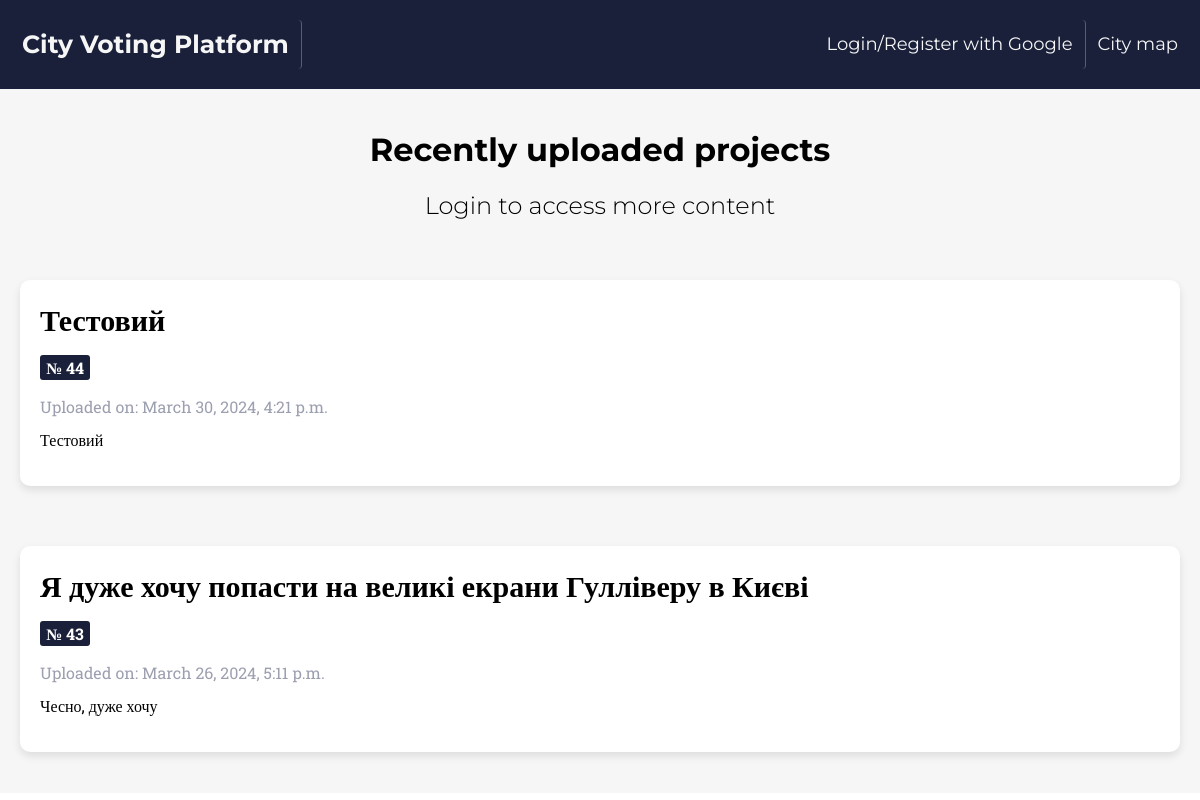
The page / on the database its author committed.
### voting/models.py (models this page shows, shortened)
class Project(models.Model):
    name = models.CharField(max_length=200)
    description = models.TextField()
    pub_date = models.DateTimeField(default=timezone.now)

### homepage/views.py (the view)
# urls.py: path('', views.home, name='home'),
def home(request):
    projects = Project.objects.order_by('-pub_date')[:5]
    return render(request, "homepage/projects.html", {'projects': projects})

### templates/homepage/projects.html (shortened to what this page needs)
{% extends 'homepage/homepage.html' %}
{% load static %}
{% block content %}
<!DOCTYPE html>
<html lang="en">
<head>
    <link rel="stylesheet" href="{% static 'css/projects_style.css' %}">
</head>
<body>
    <div class="project-container">
        <header class="project-header">
            <h1>Recently uploaded projects</h1>
            {% if not user.is_authenticated %}
            <h2 class="project-disclaimer">Login to access more content</h2>
            {% endif %}
        </header>
        {% if projects %}
            {% for project in projects %}
                <div class="project-content">
                    <div class="project-card">
                    {% if not user.is_authenticated %}
                        <h2 class="project-card-title not-authenticated">{{ project.name }}</h2>
                    {% else %}
                        <h2 class="project-card-title authenticated" onclick="redirectToDetailPage({{ project.id }})">{{ project.name }}</h2>
                    {% endif %}
                        <div class="project-metadata">
                            <p class="project-id">№ {{ project.id }}</p>
                            <p class="project-upload-date">Uploaded on: {{ project.pub_date }}</p>
                        </div>
                        <div class="project-card-text-container">
                            <p class="project-card-text">{{ project.description }}</p>
                        </div>
                    </div>
                </div>
            {% endfor %}
        {% else %}
            <div class="no-projects">No projects available :(</div>
        {% endif %}
    </div>
</body>
</html>
{% endblock %}

### static/css/homepage_style.css (style rules this page uses)
body { margin: 0; }

### static/css/projects_style.css (style rules this page uses)
.project-container { font-family: 'Montserrat', sans-serif; background-color: #f6f6f7; margin: 0; padding: 0; min-height: 88vh; }
.project-header { background-color: #f6f6f7; color: black; text-align: center; padding: 20px 0; }
.project-disclaimer { font-weight: 300; font-size: 24px; }
.project-content { max-width: 2000px; margin: 0 auto; padding: 20px; display: flex; flex-wrap: wrap; justify-content: space-between; }
.project-card { background-color: #ffffff; border-radius: 10px; box-shadow: 0 4px 8px rgba(0, 0, 0, 0.1); margin-bottom: 20px; padding: 20px; width: 48%; flex-grow: 1; }
.project-card-text-container { font-family: 'Roboto Slab', serif; }
.project-card-text { color: black; word-wrap: break-word; overflow: hidden; max-height: 110px; transition: max-height 0.3s ease; margin-top: 5px; }
.project-card-title { font-family: 'Roboto Slab', serif; font-weight: 600; font-size: 30px; margin-bottom: 10px; word-wrap: break-word; display: inline; }
.project-card-title.not-authenticated { cursor: default; }
.project-metadata { font-family: 'Roboto Slab', serif; }
.project-id { font-weight: bold; color: white; margin-right: 10px; margin-bottom: 15px; display: inline-block; padding: 2px 6px; background-color: #1a2039; border-radius: 3px; }
.project-upload-date { font-weight: normal; color: #9c9faf; margin-top: 1px; margin-bottom: 12px; }

### rows shown on the page
Project: name "Тестовий", id "44", pub_date "March 30, 2024, 4:21 p.m.", description "Тестовий"
Project: name "Я дуже хочу попасти на великі екрани Гулліверу в Києві", id "43", pub_date "March 26, 2024, 5:11 p.m.", description "Чесно, дуже хочу"
